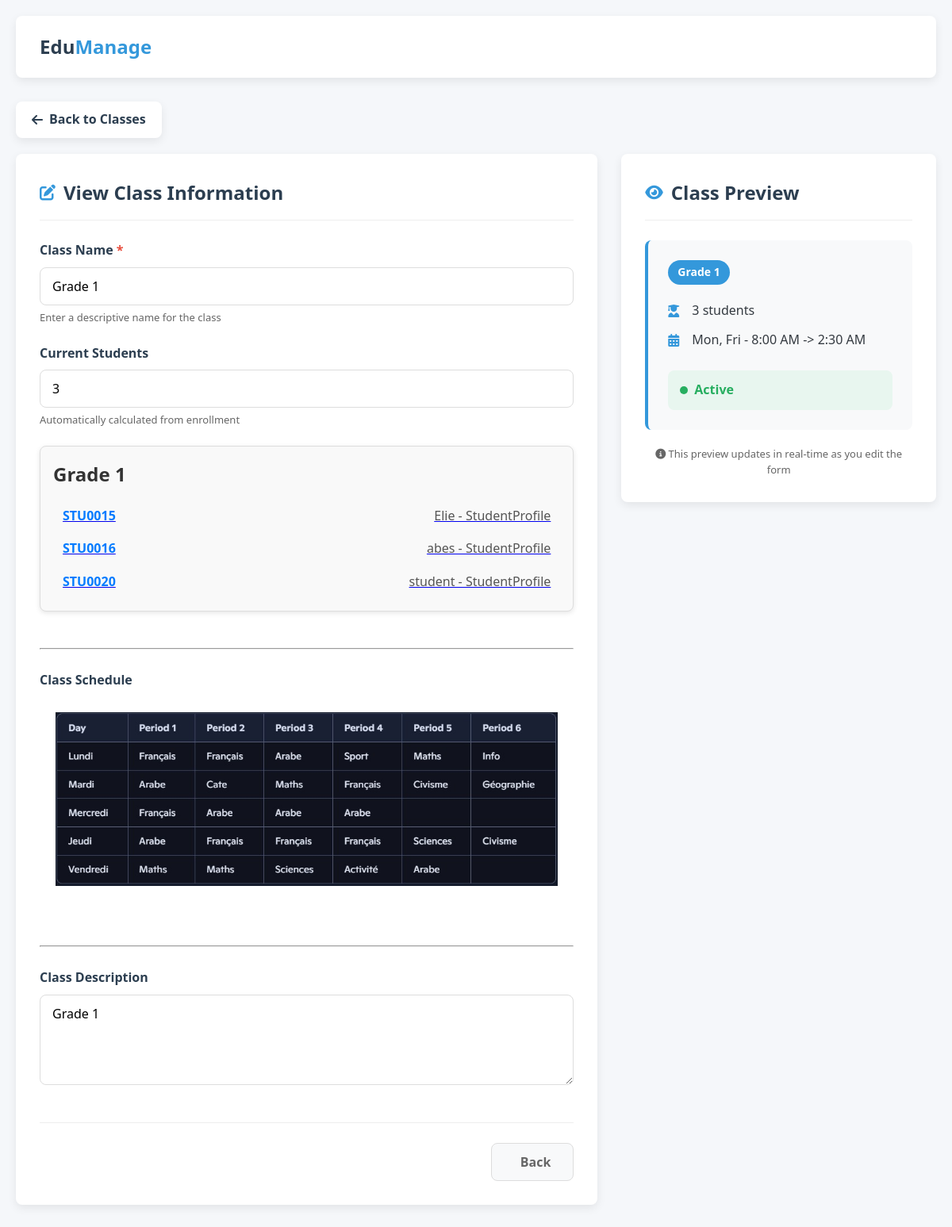
/classes/class_readonly/1, run on the app's committed database.
### classes/models.py (models this page shows, shortened)
class Class(models.Model):
    name = models.CharField(max_length=100)
    description = models.TextField(blank=True, null=True)
    schedule_image = models.ImageField(upload_to='class_schedules/', blank=True, null=True)
    created_at = models.DateTimeField(auto_now_add=True)
    updated_at = models.DateTimeField(auto_now=True)
    class Meta:
        verbose_name = 'Class'
        verbose_name_plural = 'Classes'

### users/models.py (models this page shows, shortened)
class BaseProfile(models.Model):
    user = models.OneToOneField(User, on_delete=models.CASCADE, related_name='%(class)s_profile')
    bio = models.TextField(blank=True, verbose_name="Biography")
    avatar = models.ImageField(upload_to='avatars/', blank=True, null=True, verbose_name="Profile Picture")
    date_of_birth = models.DateField(blank=True, null=True, verbose_name="Date of Birth")
    gender = models.CharField(max_length=10, choices=[
        ('male', 'Male'),
        ('female', 'Female'),
        ('other', 'Other')
    ], blank=True)
    phone_number = models.CharField(max_length=20, blank=True, verbose_name="Phone Number")
    address = models.TextField(blank=True, verbose_name="Home Address")
    city = models.CharField(max_length=100, blank=True)
    country = models.CharField(max_length=100, blank=True, default="Lebanon")
    is_active = models.BooleanField(default=True, verbose_name="Active Status")
    created_at = models.DateTimeField(auto_now_add=True, verbose_name="Created At")
    updated_at = models.DateTimeField(auto_now=True, verbose_name="Last Updated")
    class Meta:
        abstract = True
    def __str__(self):
        return f"{self.user.get_full_name() or self.user.username} - {self.__class__.__name__}"

class StudentProfile(BaseProfile):
    student_id = models.CharField(max_length=20, verbose_name="Student ID",null=True,blank=True)
    class_level = models.ForeignKey(Class, on_delete=models.SET_NULL, null=True, blank=True, verbose_name="Class Level",related_name="students")
    enrollment_date = models.DateField(default=timezone.now, verbose_name="Enrollment Date")
    expected_graduation_year = models.PositiveIntegerField(blank=True, null=True, verbose_name="Expected Graduation Year")
    parent_name = models.CharField(max_length=100, verbose_name="Parent/Guardian Name",null=True, blank=True)
    parent_email = models.EmailField(verbose_name="Parent/Guardian Email",null=True, blank=True)
    parent_phone = models.CharField(max_length=20, verbose_name="Parent/Guardian Phone",null=True, blank=True)
    parent_occupation = models.CharField(max_length=100, verbose_name="Parent Occupation",null=True, blank=True)
    absence_value = models.PositiveIntegerField(default=0, verbose_name="Total Absences",null=True, blank=True)
    medical_conditions = models.TextField(blank=True, verbose_name="Medical Conditions")
    allergies = models.TextField(blank=True, verbose_name="Allergies")
    medication = models.TextField(blank=True, verbose_name="Current Medications")
    emergency_contact_name = models.CharField(max_length=100, verbose_name="Emergency Contact Name",null=True, blank=True)
    emergency_contact_phone = models.CharField(max_length=20, verbose_name="Emergency Contact Phone",null=True, blank=True)
    attendance_rate = models.DecimalField(max_digits=5, decimal_places=2, default=100.00, verbose_name="Attendance Rate %")
    class Meta:
        verbose_name = "Student Profile"
        verbose_name_plural = "Student Profiles"
        ordering = ['class_level', 'student_id']

### classes/views.py (the view)
# urls.py: path('class_readonly/<int:id>',views.class_readonly,name="class_readonly"),
def class_readonly(request, id):
    selected_class = get_object_or_404(Class,id=id)
    students_count= StudentProfile.objects.filter(class_level=selected_class).count()
    return render(request,'classes/class_readonly.html',{'class':selected_class,'students_count':students_count})

### templates/classes/class_readonly.html (shortened to what this page needs)
<!DOCTYPE html>
<html lang="en">
<head>
    <link rel="stylesheet" href="https://cdnjs.cloudflare.com/ajax/libs/font-awesome/6.4.0/css/all.min.css">
</head>
<body>
    <div class="container">
        <header class="header">
            <div class="logo-container">
                <div class="logo">Edu<span>Manage</span></div>
            </div>
        </header>
        <div class="nav-back">
            <a href="classes.html" class="back-btn">
                <i class="fas fa-arrow-left"></i> Back to Classes
            </a>
        </div>
        <div class="edit-container">
            <div class="form-section">
                <div class="section-title">
                    <i class="fas fa-edit"></i>
                    <h2>View Class Information</h2>
                </div>
                    <div class="form-row">
                        <div class="form-group">
                            <label for="className" class="required">Class Name </label>
                            <input name="class_name" type="text" id="className" class="form-control" value="{{class.name}}" required readonly>
                            <div class="form-help">Enter a descriptive name for the class</div>
                        </div>
                    </div>
                    <div class="form-row">
                        <div class="form-group">
                            <label for="currentStudents">Current Students</label>
                            <input type="number" id="currentStudents" class="form-control" value="{{students_count}}" min="0" max="40" readonly>
                            <div class="form-help">Automatically calculated from enrollment</div>
                        </div>
                    </div>
                     <div class="class-card">
  <h2 class="class-title">{{ class.name }}</h2>
  <ul class="student-list">
    {% for student in class.students.all %}
    <a href="{% url 'admin:users_studentprofile_change' student.id %}">
      <li class="student-item">
        <span class="student-id">{{ student.student_id }}</span>
        <span class="student-name">{{ student }}</span>
      </li>
    </a>
    {% empty %}
      <li class="no-students">No students enrolled in this class.</li>
    {% endfor %}
  </ul>
</div>
<br><hr><br>
                    <div class="form-group">
                        <label for="classSchedule">Class Schedule</label>
                        <div class="container">
                            {% if class.schedule_image %}<img src="{{class.schedule_image.url}}" alt="" style="max-width: 100%; height: auto;">{% endif %}
                        </div>
                    </div>
            <br><hr><br>
                    <div class="form-group">
                        <label for="classDescription">Class Description</label>
                        <textarea name="class_description" id="classDescription" class="form-control" readonly rows="4">{{class.description}}</textarea>
                    </div>
                <div class="action-buttons">
                   <a href="{% url 'class_list' %}">
                    <button type="button" class="btn btn-cancel" id="cancelBtn">
                         Back
                    </button>
                </a>
                </div>
            </div>
            <div class="preview-section">
                <div class="section-title">
                    <i class="fas fa-eye"></i>
                    <h2>Class Preview</h2>
                </div>
                <div class="preview-card" id="classPreview">
                    <div class="preview-grade" id="previewGrade">{{class.name}}</div>
                    <div class="preview-info">
                        <div class="preview-item">
                            <i class="fas fa-user-graduate"></i>
                            <span id="previewStudents">{{students_count}} students</span>
                        </div>
                        <div class="preview-item">
                            <i class="fas fa-calendar-alt"></i>
                            <span id="previewSchedule">Mon, Fri - 8:00 AM -> 2:30 AM</span>
                        </div>
                    </div>
                    <div class="preview-status">
                        <div class="status-indicator">
                            <div class="status-dot"></div>
                            <div class="status-text" id="previewStatus">Active</div>
                        </div>
                    </div>
                </div>
                <div class="form-help" style="margin-top: 20px; text-align: center;">
                    <i class="fas fa-info-circle"></i> This preview updates in real-time as you edit the form
                </div>
            </div>
        </div>
    </div>
</body>
</html>

### templates/classes/class_readonly.html (style rules this page uses)
:root { --primary-color: #2c3e50; --secondary-color: #3498db; --accent-color: #e74c3c; --success-color: #27ae60; --warning-color: #f39c12; --light-color: #f8f9fa; --dark-color: #343a40; --border-radius: 8px; --box-shadow: 0 4px 12px rgba(0, 0, 0, 0.08); --transition: all 0.3s ease; }
* { margin: 0; padding: 0; box-sizing: border-box; font-family: 'Segoe UI', Tahoma, Geneva, Verdana, sans-serif; }
body { background-color: #f5f7fa; color: var(--dark-color); line-height: 1.6; }
.container { max-width: 1200px; margin: 0 auto; padding: 20px; }
.header { display: flex; justify-content: space-between; align-items: center; background-color: white; padding: 20px 30px; border-radius: var(--border-radius); box-shadow: var(--box-shadow); margin-bottom: 30px; }
.logo-container { display: flex; align-items: center; }
.logo { font-size: 24px; font-weight: 700; color: var(--primary-color); }
.logo span { color: var(--secondary-color); }
.nav-back { margin-bottom: 20px; }
.back-btn { display: inline-flex; align-items: center; gap: 8px; background-color: white; color: var(--primary-color); padding: 10px 20px; border-radius: var(--border-radius); text-decoration: none; font-weight: 600; box-shadow: var(--box-shadow); transition: var(--transition); }
.edit-container { display: flex; gap: 30px; margin-bottom: 40px; }
.form-section { flex: 2; background-color: white; border-radius: var(--border-radius); box-shadow: var(--box-shadow); padding: 30px; }
.section-title { display: flex; align-items: center; gap: 10px; margin-bottom: 25px; padding-bottom: 15px; border-bottom: 1px solid #eee; }
.section-title h2 { color: var(--primary-color); font-size: 24px; }
.section-title i { color: var(--secondary-color); font-size: 20px; }
.form-group { margin-bottom: 22px; }
.form-group label { display: block; margin-bottom: 8px; font-weight: 600; color: var(--primary-color); }
.form-group .required::after { content: " *"; color: var(--accent-color); }
.form-control { width: 100%; padding: 12px 15px; border: 1px solid #ddd; border-radius: var(--border-radius); font-size: 16px; transition: var(--transition); }
.form-row { display: flex; gap: 20px; margin-bottom: 22px; }
.form-row .form-group { flex: 1; margin-bottom: 0; }
.form-help { font-size: 13px; color: #666; margin-top: 5px; }
.preview-section { flex: 1; background-color: white; border-radius: var(--border-radius); box-shadow: var(--box-shadow); padding: 30px; align-self: flex-start; }
.preview-card { background-color: #f8f9fa; border-radius: var(--border-radius); padding: 25px; border-left: 4px solid var(--secondary-color); }
.preview-grade { display: inline-block; background-color: var(--secondary-color); color: white; padding: 4px 12px; border-radius: 20px; font-size: 14px; font-weight: 600; margin-bottom: 20px; }
.preview-info { display: flex; flex-direction: column; gap: 12px; margin-bottom: 25px; }
.preview-item { display: flex; align-items: center; gap: 10px; }
.preview-item i { color: var(--secondary-color); width: 20px; }
.preview-status { display: flex; align-items: center; justify-content: space-between; padding: 12px 15px; background-color: #e8f6ef; border-radius: var(--border-radius); margin-top: 20px; }
.status-indicator { display: flex; align-items: center; gap: 8px; }
.status-dot { width: 10px; height: 10px; border-radius: 50%; background-color: var(--success-color); }
.status-text { font-weight: 600; color: var(--success-color); }
.action-buttons { display: flex; justify-content: flex-end; gap: 15px; margin-top: 40px; padding-top: 25px; border-top: 1px solid #eee; }
.btn { padding: 12px 28px; border-radius: var(--border-radius); font-weight: 600; font-size: 16px; cursor: pointer; transition: var(--transition); border: none; display: inline-flex; align-items: center; gap: 8px; }
.btn-cancel { background-color: #f8f9fa; color: #666; border: 1px solid #ddd; }
.class-card { background: #f9f9f9; border: 1px solid #ddd; border-radius: 8px; padding: 16px; margin: 20px 0; box-shadow: 0 2px 6px rgba(0,0,0,0.1); }
.class-title { font-size: 1.5em; margin-bottom: 12px; color: #333; }
.student-list { list-style: none; padding: 0; margin: 0; }
.student-item { padding: 8px 12px; border-bottom: 1px solid #eee; display: flex; justify-content: space-between; }
.student-item:last-child { border-bottom: none; }
.student-id { font-weight: bold; color: #007bff; }
.student-name { color: #555; }

### data on the page
Class: class_name "Grade 1", name "Grade 1", schedule_image (picture), class_description "Grade 1"
StudentProfile: student_id "STU0015", user.username "Elie - StudentProfile"
StudentProfile: student_id "STU0016", user.username "abes - StudentProfile"
StudentProfile: student_id "STU0020", user.username "student - StudentProfile"

### other printed values
{{ students_count }} "3"
